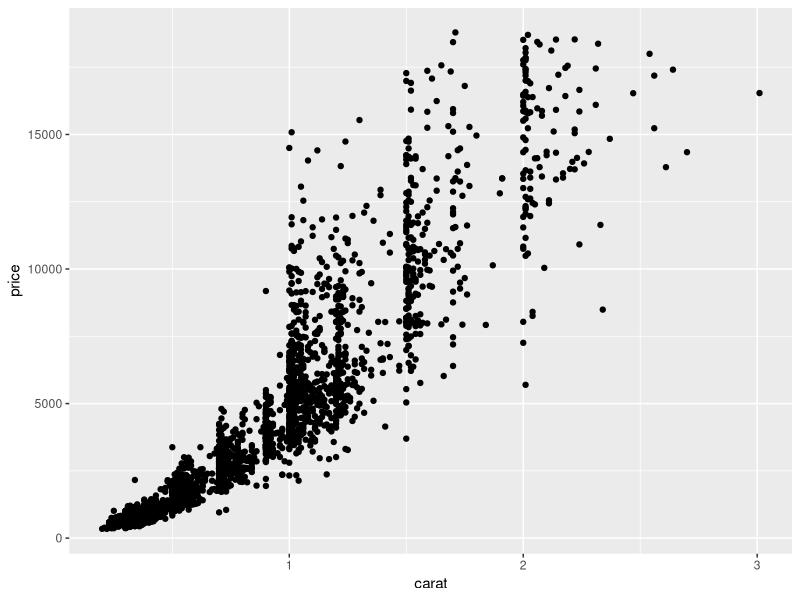
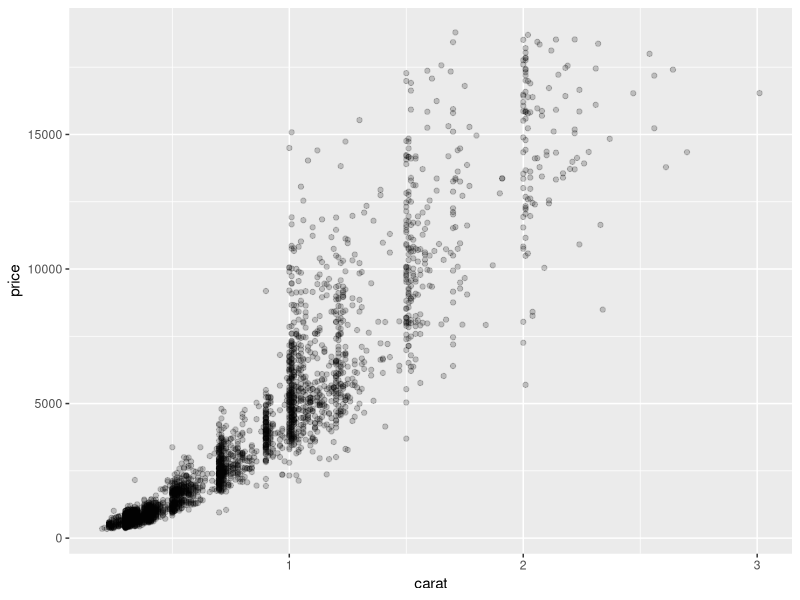
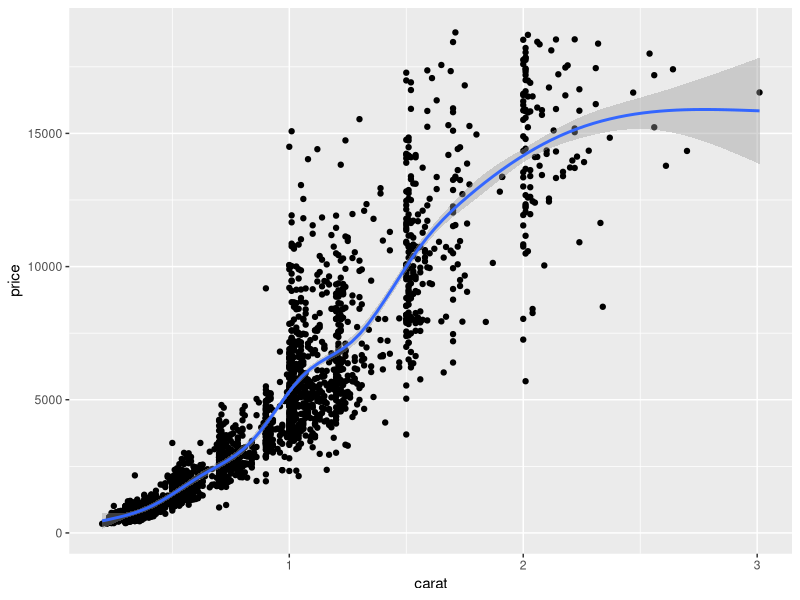
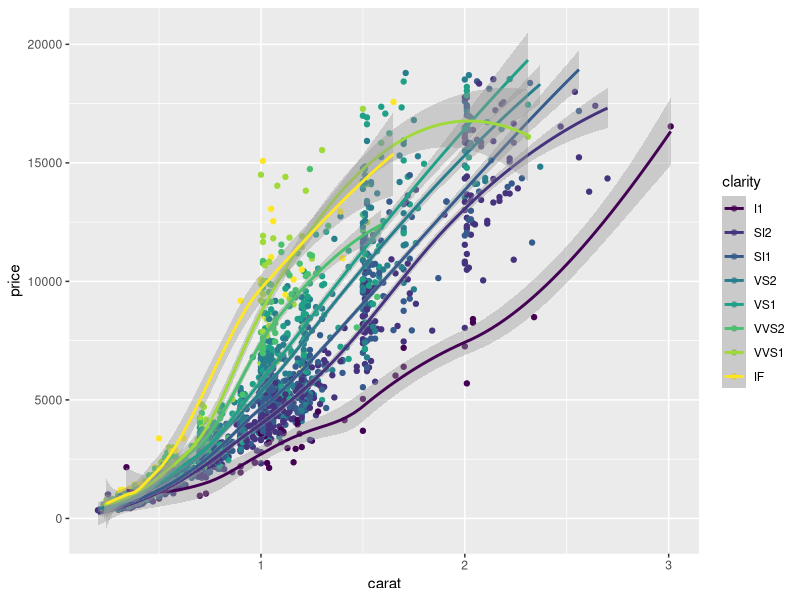
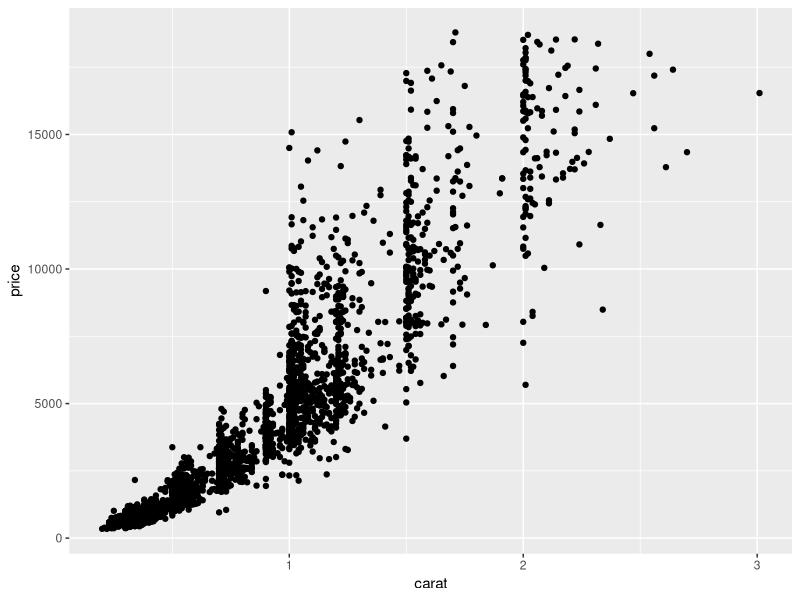
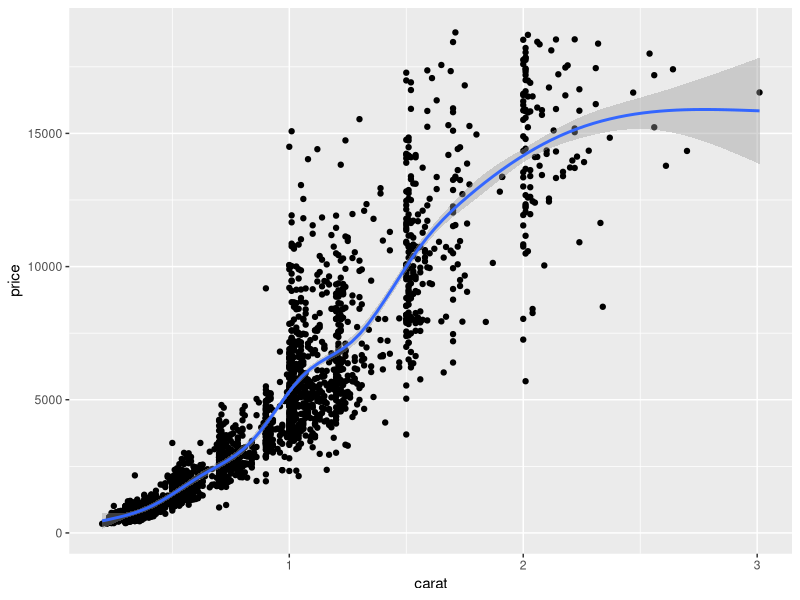
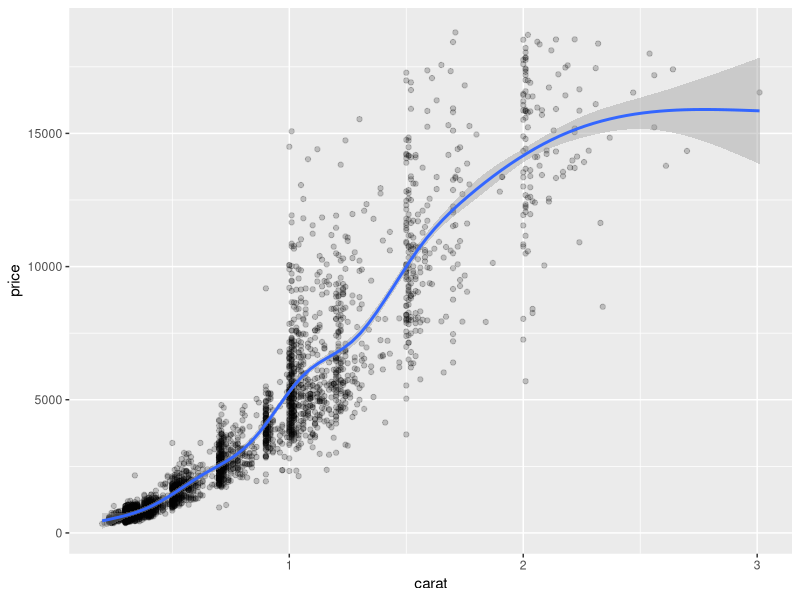
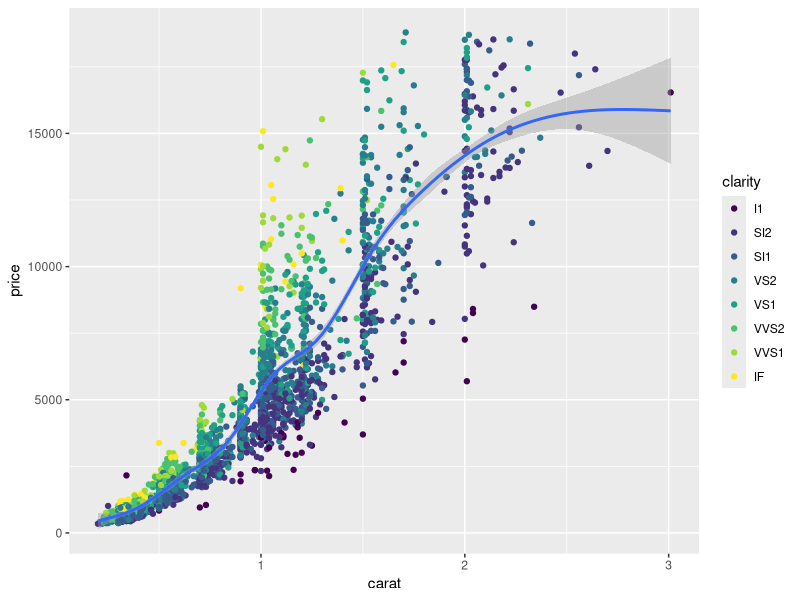

Reproduce these figures in R, in order. (Note: this script raises an error after producing the figures.)
#=========================================================================#
#               Introduction to ggplot2 package:
#               ----------------------------
#                         Geometries 
# ------------------------------------------------------------------------#
# Introduction: Generally, all layers start with geom_X, where X is 
# point, histogram, barplot, boxplot ....

require(ggplot2)
require(dplyr)
require(AER)

# Load data
data("diamonds")            # Data From ggplot2 package
str(diamonds)

# 1. geom_point()
# The data is big, so I sampled 3000 obs
my_diamonds <- diamonds[sample(nrow(diamonds), 3000), ]

my_diamonds %>% ggplot(aes(x = carat , y = price)) +
            geom_point()

# We use the alpha aesthetic in this case

my_diamonds %>% ggplot(aes(x = carat , y = price, alpha = I(0.2))) +
  geom_point()

# Adding another layer is simple, just use the '+' sign and a geom
my_diamonds %>% ggplot(aes(x = carat , y = price)) +
  geom_point() + 
  geom_smooth()

# Add color aesthetic
my_diamonds %>% ggplot(aes(x = carat , y = price, color = clarity)) +
  geom_point() + 
  geom_smooth()

# Saving Plot as objects --------------------------------------------------
# We can actually save plots as variables, then modify them as we want 

g <- my_diamonds %>% ggplot(aes(x = carat , y = price))

class(g)
# Start adding layers
g + geom_point()
g + geom_point() + geom_smooth()

# Global and local Aesthetics  --------------------------------------------
# 1. Global Aesthetics 
# --------------------
# ggplot function has the argument mapping = aes()
# We were passing arguments so far only to ggplot function, 
# if we do that, the aesthetics are global, or passed to all layers 
# See the ggplot args as follows 
# ===========================================================================#
args(ggplot)
g <- my_diamonds %>% ggplot(aes(x = carat , y = price))
g + geom_point(alpha = 0.2) + geom_smooth()

g + geom_point(aes(color = clarity)) + 
  geom_smooth()

g + geom_point(aes(color = clarity)) + 
  geom_smooth(aes(color = clarity))

# 2. Local aesthitics mappings
# ----------------------------
# we can pass the aesthetic to each layer. And if you do so, the aesthetics are
# applied only to that layer
# We want to do this when we are using different datasets on the same graph
#and when we don't want all the layers to inherit the same aesthetics from
# different layers
#------------------------------------------------------------------------------#
# We can create the same previous plots by using local aesthetics 
# get help of geom_point() layer
?geom_point()
formalArgs(geom_point)

# Create the previous plot
my_diamonds %>% ggplot() +
                geom_point(aes(carat, price))
# A better way

g2 <- my_diamonds %>% ggplot()

g2 + geom_point(aes(carat, price))
# g2 + geom_point(aes(carat, price, color = clarity)) + 
#       geom_smooth()                               # Try uncomment and run it  

g2 + geom_point(aes(carat, price, color = clarity)) + 
  geom_smooth(aes(carat, price, color = clarity))


# Load data 
data("CPS1985")
data("Journals")

str(CPS1985)

# geom_point()

CPS1985 %>%  ggplot()
